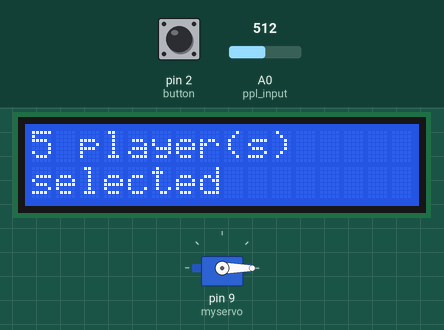
Recording of a sketch running on a simulated Arduino Uno, built with avr-gcc and run on an emulated ATmega328P. On the bench: servo, 16×2 character LCD. The test bench sets the inputs (shaded band); at power-on: pin 2 (button) HIGH, A0 (ppl_input) = 512. Random numbers use the default seed unless the sketch sets one; what the sketch prints to the serial monitor is not drawn.

Above: at 1.2 s.
1.3 s: pin 2 (button) pulled LOW for 0.15 s
At 3.3 s:
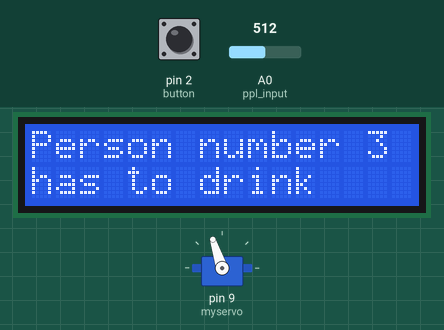
4.0 s: pin 2 (button) pulled LOW for 1 s
At 6.2 s:
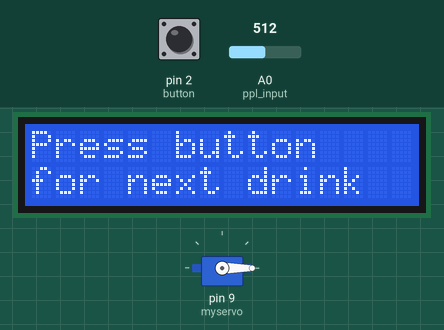
7.1 s: pin 2 (button) pulsed LOW 5 times (0.12 s each, 0.3 s apart)
At 11.6 s:
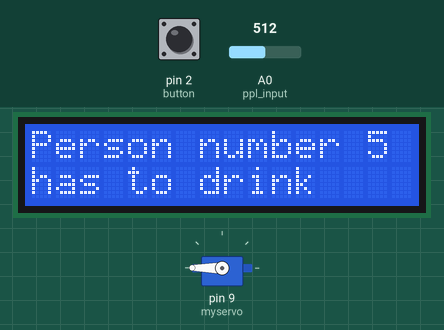
Timing chart, 0 to 13.1 s (numbered marks = the images above; inputs shaded):
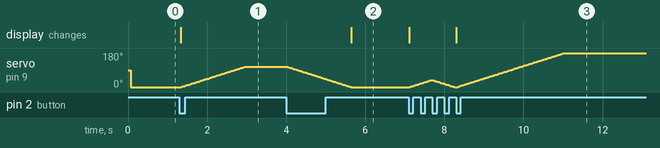

Measured:
- after the input at 1.3 s, servo on pin 9 (myservo): moves from 0° to 108° over 1.6 s, starting after 0.05 s; the display: changes at once (image 1)
- after the input at 4.0 s, servo on pin 9 (myservo): moves from 108° to 0° over 1.6 s, starting at once; the display: changes after 1.6 s (image 2)
- after the input at 7.1 s, the display: first changes at once (image 3 shows a later state)

The sketch:

Drikkelek_servo.ino
```cpp
/*
Drinking game

Author: Andreas Amundal (anamu2004)

This code is made to get a servo to point at someone to get them to drink.

Components:
1x Pushbutton
1x Switch (To turn it on and off)
1x Servo
1x LCD Display (16, 2)
1x 10k ohm Potentoimeter
1x 220 ohm resistor

Pins:
2 button
3 DB7
4 DB6
5 DB5
6 DB4
9 servo
11 en / e
12 RS


*/

#include <LiquidCrystal.h>
#include <Servo.h>

Servo myservo;

const int button = 2;
const int ppl_input = A0;
const int rs=12, en=11, d4=6, d5=5, d6=4, d7=3;

bool Drunk = true;
int prevRandInt;
int nbr_of_ppl = 2;
int pos = 0;
bool nbr_ppl_select = false;
int max_nbr_ppl = 10;

LiquidCrystal lcd(rs, en, d4, d5, d6, d7);


void setup() {
  pinMode(button, INPUT_PULLUP);
  pinMode(ppl_input, INPUT);

  myservo.attach(9); //Set servoen til pin 9

  Serial.begin(9600);
  lcd.begin(16, 2);

  Serial.println("Start the game");

  lcd.setCursor(0, 0);
  lcd.print("Start the game:");
  lcd.setCursor(0, 1);
  lcd.print("Press the button");
  lcd.noCursor();

  myservo.write(0);
}

void loop() {
  int buttonPress = digitalRead(button);

  if(nbr_ppl_select == false){
    Serial.print("hah");
    lcd.clear();
    while(buttonPress == HIGH){

      int val = analogRead(ppl_input);

      nbr_of_ppl = map(val, 0, 1023, 1, max_nbr_ppl);
      if(nbr_of_ppl == 10){
        nbr_of_ppl = 9;
      }

      lcd.setCursor(1, 0);
      lcd.print("");
      lcd.setCursor(0, 0);
      lcd.print(nbr_of_ppl);
      lcd.setCursor(2, 0);
      lcd.print("player(s)");
      lcd.setCursor(0, 1);
      lcd.print("selected");
      lcd.noCursor();

      buttonPress = digitalRead(button);
      delay(20);
    }
    nbr_ppl_select = true;
  }


  int randInt = random(1,nbr_of_ppl + 1);

  int servoDegInterval = 180/nbr_of_ppl;

  if(Drunk == true){

    if(buttonPress == LOW){

      prevRandInt = randInt;

      Serial.print(servoDegInterval);
      Serial.print(",");
      Serial.print(servoDegInterval * randInt);
      Serial.print(",");
      Serial.println(randInt);

      lcd.clear();
      lcd.setCursor(0, 0);
      lcd.print("Person number");
      lcd.setCursor(14, 0);
      lcd.print(randInt);
      lcd.setCursor(0, 1);
      lcd.print("has to drink");
      lcd.noCursor();

      Drunk = false;


      buttonPress = digitalRead(button);


      for (pos = 0; pos <= servoDegInterval * randInt; pos += 1) { // servo rotates to person that has to drink
        myservo.write(pos);               // tell servo to go to position in variable 'pos'
        delay(15);                        // waits 15ms for the servo to reach the position
      }


      Serial.println("ready to drink");
      delay(10);
    }

  }
  else if(Drunk == false){
    if(buttonPress == LOW){

      Serial.println("Returning to start");
      Drunk = true;


      buttonPress = digitalRead(button);

      for ( pos = servoDegInterval * prevRandInt; pos >= 0; pos -= 1) { // servo returns to 0
        myservo.write(pos);               // tell servo to go to position in variable 'pos'
        delay(15);                        // waits 15ms for the servo to reach the position
      }
      Serial.println("Choose another player");

      lcd.clear();
      lcd.setCursor(0, 0);
      lcd.print("Press button");
      lcd.setCursor(0, 1);
      lcd.print("for next drink");
      lcd.noCursor();

      delay(10);
    }
  }
}
```
